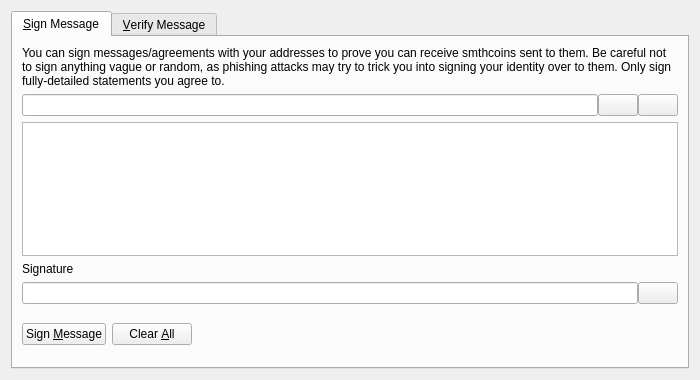
<?xml version="1.0" encoding="UTF-8"?>
<ui version="4.0">
 <class>SignVerifyMessageDialog</class>
 <widget class="QDialog" name="SignVerifyMessageDialog">
  <property name="geometry">
   <rect>
    <x>0</x>
    <y>0</y>
    <width>700</width>
    <height>380</height>
   </rect>
  </property>
  <property name="windowTitle">
   <string>Signatures - Sign / Verify a Message</string>
  </property>
  <property name="modal">
   <bool>true</bool>
  </property>
  <layout class="QVBoxLayout" name="verticalLayout">
   <item>
    <widget class="QTabWidget" name="tabWidget">
     <property name="currentIndex">
      <number>0</number>
     </property>
     <widget class="QWidget" name="tabSignMessage">
      <attribute name="title">
       <string>&amp;Sign Message</string>
      </attribute>
      <layout class="QVBoxLayout" name="verticalLayout_SM">
       <item>
        <widget class="QLabel" name="infoLabel_SM">
         <property name="text">
          <string>You can sign messages/agreements with your addresses to prove you can receive smthcoins sent to them. Be careful not to sign anything vague or random, as phishing attacks may try to trick you into signing your identity over to them. Only sign fully-detailed statements you agree to.</string>
         </property>
         <property name="textFormat">
          <enum>Qt::PlainText</enum>
         </property>
         <property name="wordWrap">
          <bool>true</bool>
         </property>
        </widget>
       </item>
       <item>
        <layout class="QHBoxLayout" name="horizontalLayout_1_SM">
         <property name="spacing">
          <number>0</number>
         </property>
         <item>
          <widget class="QValidatedLineEdit" name="addressIn_SM">
           <property name="toolTip">
            <string>The Smthcoin address to sign the message with</string>
           </property>
          </widget>
         </item>
         <item>
          <widget class="QPushButton" name="addressBookButton_SM">
           <property name="toolTip">
            <string>Choose previously used address</string>
           </property>
           <property name="text">
            <string/>
           </property>
           <property name="icon">
            <iconset resource="../bitcoin.qrc">
             <normaloff>:/icons/address-book</normaloff>:/icons/address-book</iconset>
           </property>
           <property name="shortcut">
            <string>Alt+A</string>
           </property>
           <property name="autoDefault">
            <bool>false</bool>
           </property>
          </widget>
         </item>
         <item>
          <widget class="QPushButton" name="pasteButton_SM">
           <property name="toolTip">
            <string>Paste address from clipboard</string>
           </property>
           <property name="text">
            <string/>
           </property>
           <property name="icon">
            <iconset resource="../bitcoin.qrc">
             <normaloff>:/icons/editpaste</normaloff>:/icons/editpaste</iconset>
           </property>
           <property name="shortcut">
            <string>Alt+P</string>
           </property>
           <property name="autoDefault">
            <bool>false</bool>
           </property>
          </widget>
         </item>
        </layout>
       </item>
       <item>
        <widget class="QPlainTextEdit" name="messageIn_SM">
         <property name="toolTip">
          <string>Enter the message you want to sign here</string>
         </property>
        </widget>
       </item>
       <item>
        <widget class="QLabel" name="signatureLabel_SM">
         <property name="text">
          <string>Signature</string>
         </property>
         <property name="textFormat">
          <enum>Qt::PlainText</enum>
         </property>
        </widget>
       </item>
       <item>
        <layout class="QHBoxLayout" name="horizontalLayout_2_SM">
         <property name="spacing">
          <number>0</number>
         </property>
         <item>
          <widget class="QLineEdit" name="signatureOut_SM">
           <property name="font">
            <font>
             <italic>true</italic>
            </font>
           </property>
           <property name="readOnly">
            <bool>true</bool>
           </property>
          </widget>
         </item>
         <item>
          <widget class="QPushButton" name="copySignatureButton_SM">
           <property name="toolTip">
            <string>Copy the current signature to the system clipboard</string>
           </property>
           <property name="text">
            <string/>
           </property>
           <property name="icon">
            <iconset resource="../bitcoin.qrc">
             <normaloff>:/icons/editcopy</normaloff>:/icons/editcopy</iconset>
           </property>
           <property name="autoDefault">
            <bool>false</bool>
           </property>
          </widget>
         </item>
        </layout>
       </item>
       <item>
        <layout class="QHBoxLayout" name="horizontalLayout_3_SM">
         <item>
          <widget class="QPushButton" name="signMessageButton_SM">
           <property name="toolTip">
            <string>Sign the message to prove you own this Smthcoin address</string>
           </property>
           <property name="text">
            <string>Sign &amp;Message</string>
           </property>
           <property name="icon">
            <iconset resource="../bitcoin.qrc">
             <normaloff>:/icons/edit</normaloff>:/icons/edit</iconset>
           </property>
           <property name="autoDefault">
            <bool>false</bool>
           </property>
          </widget>
         </item>
         <item>
          <widget class="QPushButton" name="clearButton_SM">
           <property name="toolTip">
            <string>Reset all sign message fields</string>
           </property>
           <property name="text">
            <string>Clear &amp;All</string>
           </property>
           <property name="icon">
            <iconset resource="../bitcoin.qrc">
             <normaloff>:/icons/remove</normaloff>:/icons/remove</iconset>
           </property>
           <property name="autoDefault">
            <bool>false</bool>
           </property>
          </widget>
         </item>
         <item>
          <spacer name="horizontalSpacer_1_SM">
           <property name="orientation">
            <enum>Qt::Horizontal</enum>
           </property>
           <property name="sizeHint" stdset="0">
            <size>
             <width>40</width>
             <height>48</height>
            </size>
           </property>
          </spacer>
         </item>
         <item>
          <widget class="QLabel" name="statusLabel_SM">
           <property name="font">
            <font>
             <weight>75</weight>
             <bold>true</bold>
            </font>
           </property>
           <property name="text">
            <string/>
           </property>
           <property name="wordWrap">
            <bool>true</bool>
           </property>
          </widget>
         </item>
         <item>
          <spacer name="horizontalSpacer_2_SM">
           <property name="orientation">
            <enum>Qt::Horizontal</enum>
           </property>
           <property name="sizeHint" stdset="0">
            <size>
             <width>40</width>
             <height>48</height>
            </size>
           </property>
          </spacer>
         </item>
        </layout>
       </item>
      </layout>
     </widget>
     <widget class="QWidget" name="tabVerifyMessage">
      <attribute name="title">
       <string>&amp;Verify Message</string>
      </attribute>
      <layout class="QVBoxLayout" name="verticalLayout_VM">
       <item>
        <widget class="QLabel" name="infoLabel_VM">
         <property name="text">
          <string>Enter the receiver's address, message (ensure you copy line breaks, spaces, tabs, etc. exactly) and signature below to verify the message. Be careful not to read more into the signature than what is in the signed message itself, to avoid being tricked by a man-in-the-middle attack. Note that this only proves the signing party receives with the address, it cannot prove sendership of any transaction!</string>
         </property>
         <property name="textFormat">
          <enum>Qt::PlainText</enum>
         </property>
         <property name="alignment">
          <set>Qt::AlignLeading|Qt::AlignLeft|Qt::AlignTop</set>
         </property>
         <property name="wordWrap">
          <bool>true</bool>
         </property>
        </widget>
       </item>
       <item>
        <layout class="QHBoxLayout" name="horizontalLayout_1_VM">
         <property name="spacing">
          <number>0</number>
         </property>
         <item>
          <widget class="QValidatedLineEdit" name="addressIn_VM">
           <property name="toolTip">
            <string>The Smthcoin address the message was signed with</string>
           </property>
          </widget>
         </item>
         <item>
          <widget class="QPushButton" name="addressBookButton_VM">
           <property name="toolTip">
            <string>Choose previously used address</string>
           </property>
           <property name="text">
            <string/>
           </property>
           <property name="icon">
            <iconset resource="../bitcoin.qrc">
             <normaloff>:/icons/address-book</normaloff>:/icons/address-book</iconset>
           </property>
           <property name="shortcut">
            <string>Alt+A</string>
           </property>
           <property name="autoDefault">
            <bool>false</bool>
           </property>
          </widget>
         </item>
        </layout>
       </item>
       <item>
        <widget class="QPlainTextEdit" name="messageIn_VM"/>
       </item>
       <item>
        <widget class="QValidatedLineEdit" name="signatureIn_VM"/>
       </item>
       <item>
        <layout class="QHBoxLayout" name="horizontalLayout_2_VM">
         <item>
          <widget class="QPushButton" name="verifyMessageButton_VM">
           <property name="toolTip">
            <string>Verify the message to ensure it was signed with the specified Smthcoin address</string>
           </property>
           <property name="text">
            <string>Verify &amp;Message</string>
           </property>
           <property name="icon">
            <iconset resource="../bitcoin.qrc">
             <normaloff>:/icons/transaction_0</normaloff>:/icons/transaction_0</iconset>
           </property>
           <property name="autoDefault">
            <bool>false</bool>
           </property>
          </widget>
         </item>
         <item>
          <widget class="QPushButton" name="clearButton_VM">
           <property name="toolTip">
            <string>Reset all verify message fields</string>
           </property>
           <property name="text">
            <string>Clear &amp;All</string>
           </property>
           <property name="icon">
            <iconset resource="../bitcoin.qrc">
             <normaloff>:/icons/remove</normaloff>:/icons/remove</iconset>
           </property>
           <property name="autoDefault">
            <bool>false</bool>
           </property>
          </widget>
         </item>
         <item>
          <spacer name="horizontalSpacer_1_VM">
           <property name="orientation">
            <enum>Qt::Horizontal</enum>
           </property>
           <property name="sizeHint" stdset="0">
            <size>
             <width>40</width>
             <height>48</height>
            </size>
           </property>
          </spacer>
         </item>
         <item>
          <widget class="QLabel" name="statusLabel_VM">
           <property name="font">
            <font>
             <weight>75</weight>
             <bold>true</bold>
            </font>
           </property>
           <property name="text">
            <string/>
           </property>
           <property name="wordWrap">
            <bool>true</bool>
           </property>
          </widget>
         </item>
         <item>
          <spacer name="horizontalSpacer_2_VM">
           <property name="orientation">
            <enum>Qt::Horizontal</enum>
           </property>
           <property name="sizeHint" stdset="0">
            <size>
             <width>40</width>
             <height>48</height>
            </size>
           </property>
          </spacer>
         </item>
        </layout>
       </item>
      </layout>
     </widget>
    </widget>
   </item>
  </layout>
 </widget>
 <customwidgets>
  <customwidget>
   <class>QValidatedLineEdit</class>
   <extends>QLineEdit</extends>
   <header>qvalidatedlineedit.h</header>
  </customwidget>
 </customwidgets>
 <resources>
  <include location="../bitcoin.qrc"/>
 </resources>
 <connections/>
</ui>
